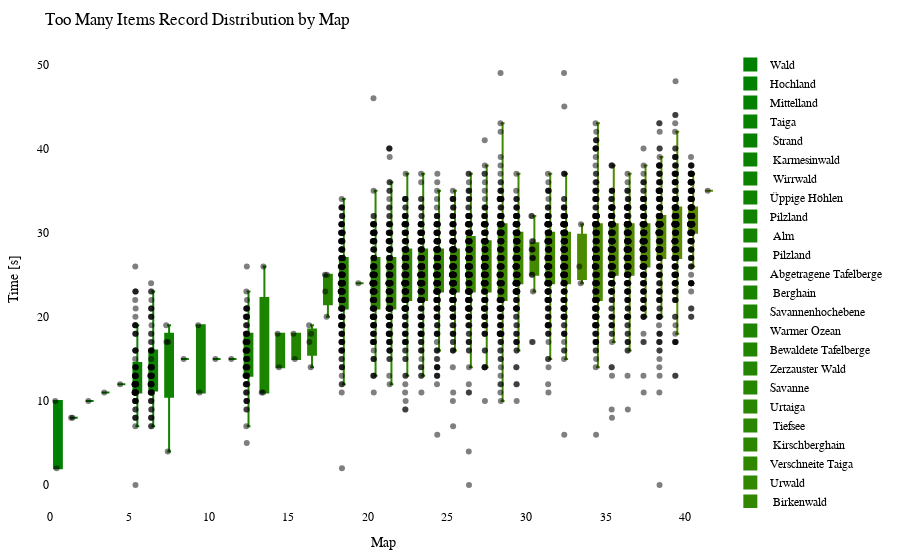

The code cell stored with this chart in its notebook:
### Code cell
import plotly.graph_objects as go
import plotly.io as pio

df = getRecordsDataframe(minigame="Sammelwahn")

# sort df columns by mean value 
df = df.reindex(df.mean().sort_values().index, axis=1)

# drop sum column
df = df.drop(columns=["Sum"])

# remove "Punkte" from all columns
df.columns = df.columns.str.replace('Punkte', '')

cmap = LinearSegmentedColormap.from_list("green_orange", ["green", "orange"])
colors = [to_hex(cmap(i / (num_columns - 1))) for i in range(num_columns)]

# Calculate the offset for centering the data points
num_columns = len(df.columns)
offset = 0.5

# Create a Swarm plot using Plotly
fig = go.Figure()

for i, (column, color) in enumerate(zip(df.columns, colors)):
    x_values = [i + offset] * len(df[column])  # Adjust x-values with offset for horizontal centering
    fig.add_trace(go.Box(x=x_values,
                         y=df[column],
                         name=column,
                         boxpoints='all',
                         pointpos=-0.5,  # Adjust point position to prevent overlapping
                         marker=dict(color='rgba(0,0,0,0.5)', size=6),  # Adjust marker color and size
                         line=dict(color=color),
                         fillcolor=color,
                         hovertext=df_to_html.index,
                         hoverinfo='name+text+y',
                         showlegend=True))

fig.update_layout(title="Too Many Items Record Distribution by Map",
                  xaxis=dict(title="Map"),
                  yaxis=dict(title="Time [s]"),
                  showlegend=True,
                  font=dict(family="Arial", size=12, color="black"),  # Customize font
                  plot_bgcolor="white",  # Set background color
                  margin=dict(l=50, r=50, t=50, b=50),  # Adjust margins for better layout
                  )

pio.show(fig)

pio.write_html(fig, "out/sammel_swarm_plot.html")

### Figure 1 — Plotly figure (JSON) as saved in the notebook; plotly's stock layout.template omitted (floating-point values rounded to 4 significant figures; data arrays with more than 128 entries replaced by an {"elided": "..."} marker saying what was removed)
{"data": [{"boxpoints": "all", "fillcolor": "#008000", "hoverinfo": "name+text+y", "hovertext": {"elided": "242 str values"}, "line": {"color": "#008000"}, "marker": {"color": "rgba(0,0,0,0.5)", "size": 6}, "name": "Wald", "pointpos": -0.5, "showlegend": true, "type": "box", "x": {"elided": "228 float values"}, "y": {"elided": "228 float values"}}, {"boxpoints": "all", "fillcolor": "#028000", "hoverinfo": "name+text+y", "hovertext": {"elided": "242 str values"}, "line": {"color": "#028000"}, "marker": {"color": "rgba(0,0,0,0.5)", "size": 6}, "name": "Hochland", "pointpos": -0.5, "showlegend": true, "type": "box", "x": {"elided": "228 float values"}, "y": {"elided": "228 float values"}}, {"boxpoints": "all", "fillcolor": "#048100", "hoverinfo": "name+text+y", "hovertext": {"elided": "242 str values"}, "line": {"color": "#048100"}, "marker": {"color": "rgba(0,0,0,0.5)", "size": 6}, "name": "Mittelland", "pointpos": -0.5, "showlegend": true, "type": "box", "x": {"elided": "228 float values"}, "y": {"elided": "228 float values"}}, {"boxpoints": "all", "fillcolor": "#068100", "hoverinfo": "name+text+y", "hovertext": {"elided": "242 str values"}, "line": {"color": "#068100"}, "marker": {"color": "rgba(0,0,0,0.5)", "size": 6}, "name": "Taiga", "pointpos": -0.5, "showlegend": true, "type": "box", "x": {"elided": "228 float values"}, "y": {"elided": "228 float values"}}, {"boxpoints": "all", "fillcolor": "#088100", "hoverinfo": "name+text+y", "hovertext": {"elided": "242 str values"}, "line": {"color": "#088100"}, "marker": {"color": "rgba(0,0,0,0.5)", "size": 6}, "name": " Strand", "pointpos": -0.5, "showlegend": true, "type": "box", "x": {"elided": "228 float values"}, "y": {"elided": "228 float values"}}, {"boxpoints": "all", "fillcolor": "#0b8200", "hoverinfo": "name+text+y", "hovertext": {"elided": "242 str values"}, "line": {"color": "#0b8200"}, "marker": {"color": "rgba(0,0,0,0.5)", "size": 6}, "name": " Karmesinwald", "pointpos": -0.5, "showlegend": true, "type": "box", "x": {"elided": "228 float values"}, "y": {"elided": "228 float values"}}, {"boxpoints": "all", "fillcolor": "#0d8200", "hoverinfo": "name+text+y", "hovertext": {"elided": "242 str values"}, "line": {"color": "#0d8200"}, "marker": {"color": "rgba(0,0,0,0.5)", "size": 6}, "name": " Wirrwald", "pointpos": -0.5, "showlegend": true, "type": "box", "x": {"elided": "228 float values"}, "y": {"elided": "228 float values"}}, {"boxpoints": "all", "fillcolor": "#0f8200", "hoverinfo": "name+text+y", "hovertext": {"elided": "242 str values"}, "line": {"color": "#0f8200"}, "marker": {"color": "rgba(0,0,0,0.5)", "size": 6}, "name": "Üppige Höhlen", "pointpos": -0.5, "showlegend": true, "type": "box", "x": {"elided": "228 float values"}, "y": {"elided": "228 float values"}}, {"boxpoints": "all", "fillcolor": "#118200", "hoverinfo": "name+text+y", "hovertext": {"elided": "242 str values"}, "line": {"color": "#118200"}, "marker": {"color": "rgba(0,0,0,0.5)", "size": 6}, "name": "Pilzland", "pointpos": -0.5, "showlegend": true, "type": "box", "x": {"elided": "228 float values"}, "y": {"elided": "228 float values"}}, {"boxpoints": "all", "fillcolor": "#148300", "hoverinfo": "name+text+y", "hovertext": {"elided": "242 str values"}, "line": {"color": "#148300"}, "marker": {"color": "rgba(0,0,0,0.5)", "size": 6}, "name": " Alm", "pointpos": -0.5, "showlegend": true, "type": "box", "x": {"elided": "228 float values"}, "y": {"elided": "228 float values"}}, {"boxpoints": "all", "fillcolor": "#168300", "hoverinfo": "name+text+y", "hovertext": {"elided": "242 str values"}, "line": {"color": "#168300"}, "marker": {"color": "rgba(0,0,0,0.5)", "size": 6}, "name": " Pilzland", "pointpos": -0.5, "showlegend": true, "type": "box", "x": {"elided": "228 float values"}, "y": {"elided": "228 float values"}}, {"boxpoints": "all", "fillcolor": "#188300", "hoverinfo": "name+text+y", "hovertext": {"elided": "242 str values"}, "line": {"color": "#188300"}, "marker": {"color": "rgba(0,0,0,0.5)", "size": 6}, "name": "Abgetragene Tafelberge", "pointpos": -0.5, "showlegend": true, "type": "box", "x": {"elided": "228 float values"}, "y": {"elided": "228 float values"}}, {"boxpoints": "all", "fillcolor": "#1a8400", "hoverinfo": "name+text+y", "hovertext": {"elided": "242 str values"}, "line": {"color": "#1a8400"}, "marker": {"color": "rgba(0,0,0,0.5)", "size": 6}, "name": " Berghain", "pointpos": -0.5, "showlegend": true, "type": "box", "x": {"elided": "228 float values"}, "y": {"elided": "228 float values"}}, {"boxpoints": "all", "fillcolor": "#1d8400", "hoverinfo": "name+text+y", "hovertext": {"elided": "242 str values"}, "line": {"color": "#1d8400"}, "marker": {"color": "rgba(0,0,0,0.5)", "size": 6}, "name": "Savannenhochebene", "pointpos": -0.5, "showlegend": true, "type": "box", "x": {"elided": "228 float values"}, "y": {"elided": "228 float values"}}, {"boxpoints": "all", "fillcolor": "#1f8400", "hoverinfo": "name+text+y", "hovertext": {"elided": "242 str values"}, "line": {"color": "#1f8400"}, "marker": {"color": "rgba(0,0,0,0.5)", "size": 6}, "name": "Warmer Ozean", "pointpos": -0.5, "showlegend": true, "type": "box", "x": {"elided": "228 float values"}, "y": {"elided": "228 float values"}}, {"boxpoints": "all", "fillcolor": "#218500", "hoverinfo": "name+text+y", "hovertext": {"elided": "242 str values"}, "line": {"color": "#218500"}, "marker": {"color": "rgba(0,0,0,0.5)", "size": 6}, "name": "Bewaldete Tafelberge", "pointpos": -0.5, "showlegend": true, "type": "box", "x": {"elided": "228 float values"}, "y": {"elided": "228 float values"}}, {"boxpoints": "all", "fillcolor": "#238500", "hoverinfo": "name+text+y", "hovertext": {"elided": "242 str values"}, "line": {"color": "#238500"}, "marker": {"color": "rgba(0,0,0,0.5)", "size": 6}, "name": "Zerzauster Wald", "pointpos": -0.5, "showlegend": true, "type": "box", "x": {"elided": "228 float values"}, "y": {"elided": "228 float values"}}, {"boxpoints": "all", "fillcolor": "#268600", "hoverinfo": "name+text+y", "hovertext": {"elided": "242 str values"}, "line": {"color": "#268600"}, "marker": {"color": "rgba(0,0,0,0.5)", "size": 6}, "name": "Savanne", "pointpos": -0.5, "showlegend": true, "type": "box", "x": {"elided": "228 float values"}, "y": {"elided": "228 float values"}}, {"boxpoints": "all", "fillcolor": "#288600", "hoverinfo": "name+text+y", "hovertext": {"elided": "242 str values"}, "line": {"color": "#288600"}, "marker": {"color": "rgba(0,0,0,0.5)", "size": 6}, "name": "Urtaiga", "pointpos": -0.5, "showlegend": true, "type": "box", "x": {"elided": "228 float values"}, "y": {"elided": "228 float values"}}, {"boxpoints": "all", "fillcolor": "#2a8600", "hoverinfo": "name+text+y", "hovertext": {"elided": "242 str values"}, "line": {"color": "#2a8600"}, "marker": {"color": "rgba(0,0,0,0.5)", "size": 6}, "name": " Tiefsee", "pointpos": -0.5, "showlegend": true, "type": "box", "x": {"elided": "228 float values"}, "y": {"elided": "228 float values"}}, {"boxpoints": "all", "fillcolor": "#2c8600", "hoverinfo": "name+text+y", "hovertext": {"elided": "242 str values"}, "line": {"color": "#2c8600"}, "marker": {"color": "rgba(0,0,0,0.5)", "size": 6}, "name": " Kirschberghain", "pointpos": -0.5, "showlegend": true, "type": "box", "x": {"elided": "228 float values"}, "y": {"elided": "228 float values"}}, {"boxpoints": "all", "fillcolor": "#2f8700", "hoverinfo": "name+text+y", "hovertext": {"elided": "242 str values"}, "line": {"color": "#2f8700"}, "marker": {"color": "rgba(0,0,0,0.5)", "size": 6}, "name": "Verschneite Taiga", "pointpos": -0.5, "showlegend": true, "type": "box", "x": {"elided": "228 float values"}, "y": {"elided": "228 float values"}}, {"boxpoints": "all", "fillcolor": "#318700", "hoverinfo": "name+text+y", "hovertext": {"elided": "242 str values"}, "line": {"color": "#318700"}, "marker": {"color": "rgba(0,0,0,0.5)", "size": 6}, "name": "Urwald", "pointpos": -0.5, "showlegend": true, "type": "box", "x": {"elided": "228 float values"}, "y": {"elided": "228 float values"}}, {"boxpoints": "all", "fillcolor": "#338700", "hoverinfo": "name+text+y", "hovertext": {"elided": "242 str values"}, "line": {"color": "#338700"}, "marker": {"color": "rgba(0,0,0,0.5)", "size": 6}, "name": " Birkenwald", "pointpos": -0.5, "showlegend": true, "type": "box", "x": {"elided": "228 float values"}, "y": {"elided": "228 float values"}}, {"boxpoints": "all", "fillcolor": "#358800", "hoverinfo": "name+text+y", "hovertext": {"elided": "242 str values"}, "line": {"color": "#358800"}, "marker": {"color": "rgba(0,0,0,0.5)", "size": 6}, "name": " Sumpf", "pointpos": -0.5, "showlegend": true, "type": "box", "x": {"elided": "228 float values"}, "y": {"elided": "228 float values"}}, {"boxpoints": "all", "fillcolor": "#388800", "hoverinfo": "name+text+y", "hovertext": {"elided": "242 str values"}, "line": {"color": "#388800"}, "marker": {"color": "rgba(0,0,0,0.5)", "size": 6}, "name": " Bambusdschungel", "pointpos": -0.5, "showlegend": true, "type": "box", "x": {"elided": "228 float values"}, "y": {"elided": "228 float values"}}, {"boxpoints": "all", "fillcolor": "#3a8800", "hoverinfo": "name+text+y", "hovertext": {"elided": "242 str values"}, "line": {"color": "#3a8800"}, "marker": {"color": "rgba(0,0,0,0.5)", "size": 6}, "name": " Dschungel", "pointpos": -0.5, "showlegend": true, "type": "box", "x": {"elided": "228 float values"}, "y": {"elided": "228 float values"}}, {"boxpoints": "all", "fillcolor": "#3c8900", "hoverinfo": "name+text+y", "hovertext": {"elided": "242 str values"}, "line": {"color": "#3c8900"}, "marker": {"color": "rgba(0,0,0,0.5)", "size": 6}, "name": "Zerzauste Hügel", "pointpos": -0.5, "showlegend": true, "type": "box", "x": {"elided": "228 float values"}, "y": {"elided": "228 float values"}}, {"boxpoints": "all", "fillcolor": "#3e8900", "hoverinfo": "name+text+y", "hovertext": {"elided": "242 str values"}, "line": {"color": "#3e8900"}, "marker": {"color": "rgba(0,0,0,0.5)", "size": 6}, "name": "Verschneite Ebene", "pointpos": -0.5, "showlegend": true, "type": "box", "x": {"elided": "228 float values"}, "y": {"elided": "228 float values"}}, {"boxpoints": "all", "fillcolor": "#418900", "hoverinfo": "name+text+y", "hovertext": {"elided": "242 str values"}, "line": {"color": "#418900"}, "marker": {"color": "rgba(0,0,0,0.5)", "size": 6}, "name": "Zerzauste Savanne", "pointpos": -0.5, "showlegend": true, "type": "box", "x": {"elided": "228 float values"}, "y": {"elided": "228 float values"}}, {"boxpoints": "all", "fillcolor": "#438a00", "hoverinfo": "name+text+y", "hovertext": {"elided": "242 str values"}, "line": {"color": "#438a00"}, "marker": {"color": "rgba(0,0,0,0.5)", "size": 6}, "name": "Blumenwald", "pointpos": -0.5, "showlegend": true, "type": "box", "x": {"elided": "228 float values"}, "y": {"elided": "228 float values"}}, {"boxpoints": "all", "fillcolor": "#458a00", "hoverinfo": "name+text+y", "hovertext": {"elided": "242 str values"}, "line": {"color": "#458a00"}, "marker": {"color": "rgba(0,0,0,0.5)", "size": 6}, "name": " Wald", "pointpos": -0.5, "showlegend": true, "type": "box", "x": {"elided": "228 float values"}, "y": {"elided": "228 float values"}}, {"boxpoints": "all", "fillcolor": "#478a00", "hoverinfo": "name+text+y", "hovertext": {"elided": "242 str values"}, "line": {"color": "#478a00"}, "marker": {"color": "rgba(0,0,0,0.5)", "size": 6}, "name": " Savannenhochebene", "pointpos": -0.5, "showlegend": true, "type": "box", "x": {"elided": "228 float values"}, "y": {"elided": "228 float values"}}, {"boxpoints": "all", "fillcolor": "#4a8b00", "hoverinfo": "name+text+y", "hovertext": {"elided": "242 str values"}, "line": {"color": "#4a8b00"}, "marker": {"color": "rgba(0,0,0,0.5)", "size": 6}, "name": " Sonnenblumenebene", "pointpos": -0.5, "showlegend": true, "type": "box", "x": {"elided": "228 float values"}, "y": {"elided": "228 float values"}}, {"boxpoints": "all", "fillcolor": "#4c8b00", "hoverinfo": "name+text+y", "hovertext": {"elided": "242 str values"}, "line": {"color": "#4c8b00"}, "marker": {"color": "rgba(0,0,0,0.5)", "size": 6}, "name": " Taiga", "pointpos": -0.5, "showlegend": true, "type": "box", "x": {"elided": "228 float values"}, "y": {"elided": "228 float values"}}, {"boxpoints": "all", "fillcolor": "#4e8b00", "hoverinfo": "name+text+y", "hovertext": {"elided": "242 str values"}, "line": {"color": "#4e8b00"}, "marker": {"color": "rgba(0,0,0,0.5)", "size": 6}, "name": "Lichter Dschungel", "pointpos": -0.5, "showlegend": true, "type": "box", "x": {"elided": "228 float values"}, "y": {"elided": "228 float values"}}, {"boxpoints": "all", "fillcolor": "#508c00", "hoverinfo": "name+text+y", "hovertext": {"elided": "242 str values"}, "line": {"color": "#508c00"}, "marker": {"color": "rgba(0,0,0,0.5)", "size": 6}, "name": "Dichter Wald", "pointpos": -0.5, "showlegend": true, "type": "box", "x": {"elided": "228 float values"}, "y": {"elided": "228 float values"}}, {"boxpoints": "all", "fillcolor": "#538c00", "hoverinfo": "name+text+y", "hovertext": {"elided": "242 str values"}, "line": {"color": "#538c00"}, "marker": {"color": "rgba(0,0,0,0.5)", "size": 6}, "name": "Sonnenblumenebene", "pointpos": -0.5, "showlegend": true, "type": "box", "x": {"elided": "228 float values"}, "y": {"elided": "228 float values"}}, {"boxpoints": "all", "fillcolor": "#558c00", "hoverinfo": "name+text+y", "hovertext": {"elided": "242 str values"}, "line": {"color": "#558c00"}, "marker": {"color": "rgba(0,0,0,0.5)", "size": 6}, "name": " Savanne", "pointpos": -0.5, "showlegend": true, "type": "box", "x": {"elided": "228 float values"}, "y": {"elided": "228 float values"}}, {"boxpoints": "all", "fillcolor": "#578d00", "hoverinfo": "name+text+y", "hovertext": {"elided": "242 str values"}, "line": {"color": "#578d00"}, "marker": {"color": "rgba(0,0,0,0.5)", "size": 6}, "name": " Ebene", "pointpos": -0.5, "showlegend": true, "type": "box", "x": {"elided": "228 float values"}, "y": {"elided": "228 float values"}}, {"boxpoints": "all", "fillcolor": "#598d00", "hoverinfo": "name+text+y", "hovertext": {"elided": "242 str values"}, "line": {"color": "#598d00"}, "marker": {"color": "rgba(0,0,0,0.5)", "size": 6}, "name": " Blumenwald", "pointpos": -0.5, "showlegend": true, "type": "box", "x": {"elided": "228 float values"}, "y": {"elided": "228 float values"}}, {"boxpoints": "all", "fillcolor": "#5c8d00", "hoverinfo": "name+text+y", "hovertext": {"elided": "242 str values"}, "line": {"color": "#5c8d00"}, "marker": {"color": "rgba(0,0,0,0.5)", "size": 6}, "name": " Tropfsteinhöhlen", "pointpos": -0.5, "showlegend": true, "type": "box", "x": {"elided": "228 float values"}, "y": {"elided": "228 float values"}}], "layout": {"font": {"color": "black", "family": "Arial", "size": 12}, "margin": {"b": 50, "l": 50, "r": 50, "t": 50}, "plot_bgcolor": "white", "showlegend": true, "title": {"text": "Too Many Items Record Distribution by Map"}, "xaxis": {"title": {"text": "Map"}}, "yaxis": {"title": {"text": "Time [s]"}}}}
